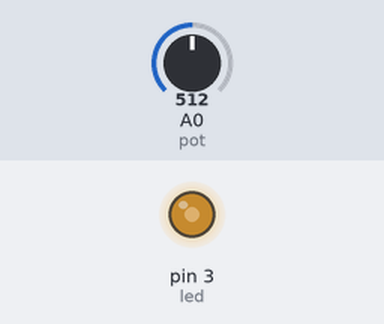
Bench run of a sketch on a simulated Arduino Uno, built with avr-gcc and run on an emulated ATmega328P. On the bench: output pins drawn as LEDs (lit = HIGH). The test bench sets the inputs (shaded band); at power-on: A0 (pot) = 512.

Above: at 1.2 s.
1.3 s: A0 (pot) set to 716
At 2.4 s:
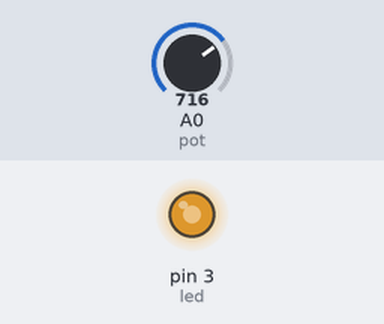
2.8 s: A0 (pot) set to 900
At 3.7 s:
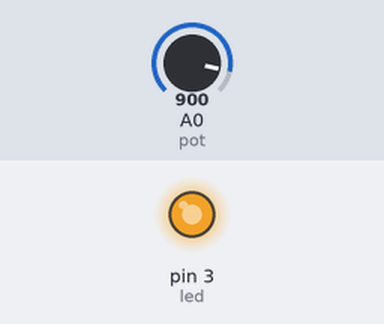
4.3 s: A0 (pot) set to 122
At 4.9 s:
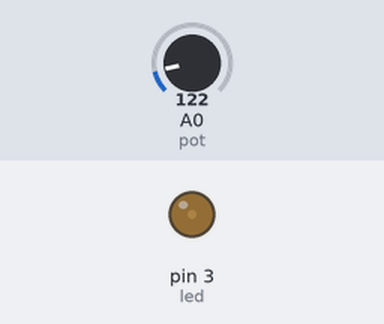
5.8 s: A0 (pot) set to 0
At 6.2 s:
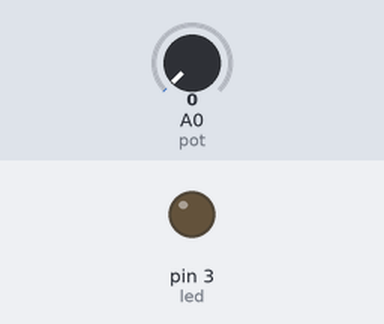
Timing chart, 0 to 8.3 s (numbered marks = the images above; inputs shaded):
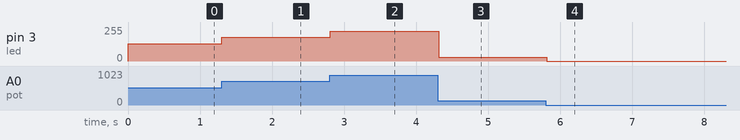

The sketch:

potencionmetro_con_led.ino
```cpp
const int led = 3;
const int pot = 0; //declarar el potenciometro

int brillo;
void setup() {
  pinMode(led, OUTPUT);
}

void loop(){
  brillo = analogRead(pot)/4;
  analogWrite(led, brillo);
  delay(50);
}
```

Measured:
- after the input at 1.3 s, pin 3 (led): 128/255 → 179/255 at once
- after the input at 2.8 s, pin 3 (led): 179/255 → 225/255 at once
- after the input at 4.3 s, pin 3 (led): 225/255 → 30/255 at once
- after the input at 5.8 s, pin 3 (led): 30/255 → 0/255 at once
